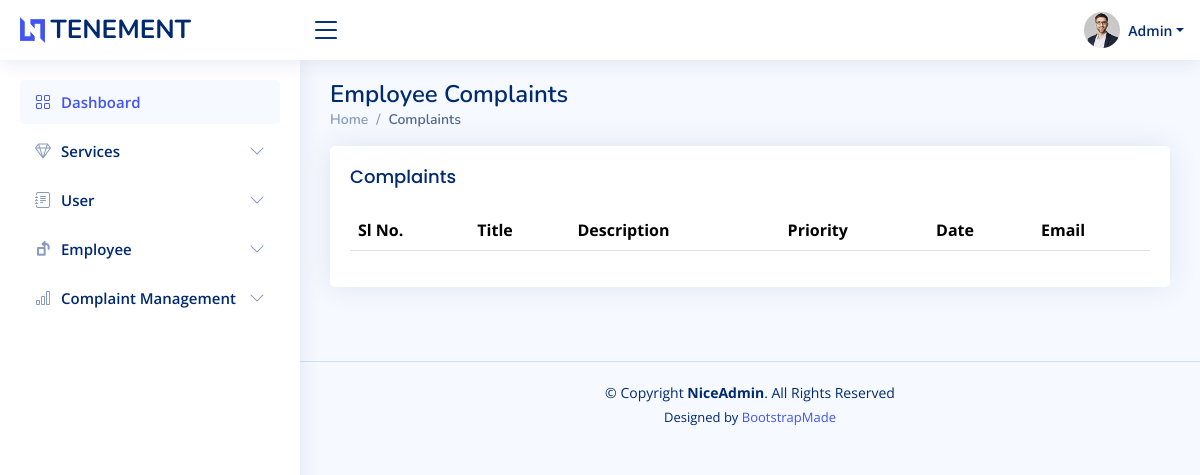
The app's page /admin/employeecomplaints.php, older data.
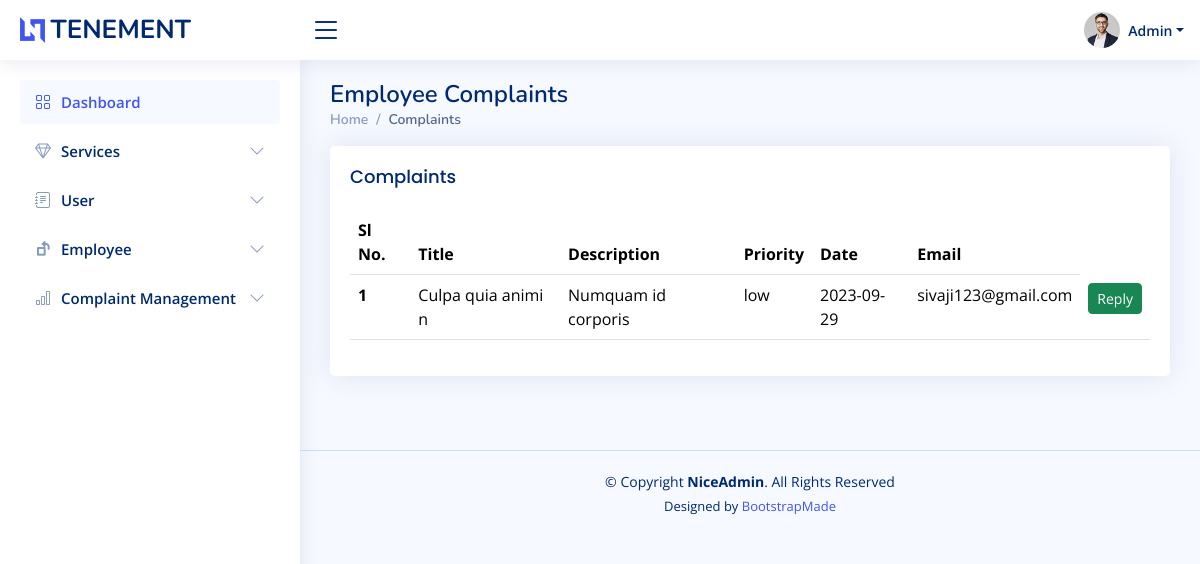
The same page, newer data.
### tables this page shows
CREATE TABLE `complaints` (
  `id` int(50) NOT NULL,
  `title` varchar(50) NOT NULL,
  `description` varchar(200) NOT NULL,
  `priority` varchar(50) NOT NULL,
  `date` varchar(50) NOT NULL,
  `email` varchar(50) NOT NULL,
  `reply` varchar(100) NOT NULL,
  `status` int(50) NOT NULL
);

### connect.php (called while the page is built, shortened)
<?php
$dbname="tenement";
$conn=mysqli_connect("localhost","root","",$dbname);
function select_data($sql)
{
  global $conn;
  $res = mysqli_query($conn, $sql);
  if ($res)
    return $res;
  else
    return False;
}
?>

### admin/employeecomplaints.php (the view, shortened to what this page needs)
<?php
include 'header.php';
?>
  <main id="main" class="main">
    <div class="pagetitle">
      <h1>Employee Complaints</h1>
      <nav>
        <ol class="breadcrumb">
          <li class="breadcrumb-item"><a href="index.php">Home</a></li>
          <li class="breadcrumb-item active">Complaints</li>
        </ol>
      </nav>
    </div>
    <section class="section dashboard">
      <div class="row">
      <section class="section">
      <div class="row">
        <div class="col-lg-12">
        <div class="card">
          <div class="card-body">
            <h5 class="card-title">Complaints</h5>
              <table class="table datatable">
                <thead>
                  <tr>
                    <th scope="col">Sl No.</th>
                    <th scope="col">Title</th>
                    <th scope="col">Description</th>
                    <th scope="col">Priority</th>
                    <th scope="col">Date</th>
                    <th scope="col">Email</th>
                  </tr>
                </thead>
                <tbody>
                <?php
               $sql = "SELECT * FROM complaints WHERE reply='0' AND status='1';";
                $data=select_data($sql);
                $n=1;
                while ($row = mysqli_fetch_assoc($data)) {
                  ?>
                  <tr>
                 <th scope='row'><?php echo $n++; ?></th>
                 <td><?php echo  $row['title'] ?></td>
                 <td> <?php echo $row['description'] ?></td>
                 <td><?php echo $row['priority'] ?></td>
                 <td><?php echo $row['date']?></td>
                 <td><?php echo $row['email']?></td>
                 <td>
                 <div class="btn-group">
                            <a class="btn btn-success btn-sm" data-bs-toggle="modal" onclick="passid('<?php echo $row['id'];?>')" data-bs-target="#verticalycentered">Reply</a>
                 </td>
                 </tr>
                  <?php
                  }
                  ?>
                </tbody>
              </table>
            </div>
          </div>
        </div>
      </div>
    </section>
  </main>

Row changes from the older to the newer data that the page shows:
now on this page (row edited): complaints: title "Culpa quia animi n", description "Numquam id corporis", priority "low", date "2023-09-29", email "sivaji123@gmail.com"
